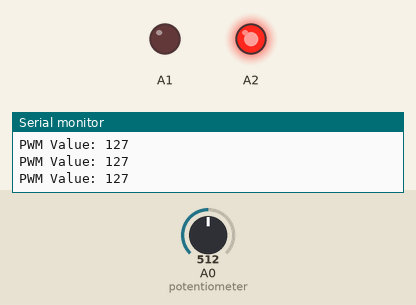
Recording of a sketch running on a simulated Arduino Nano, built with avr-gcc and run on an emulated ATmega328P. Shown: output pins drawn as LEDs (lit = HIGH), the last lines printed to the serial monitor. The inputs (shaded band) are chosen by the test bench; at power-on: A0 (potentiometer) = 512.

Above: at 1.2 s.
1.3 s: A0 (potentiometer) set to 526
At 2.4 s:
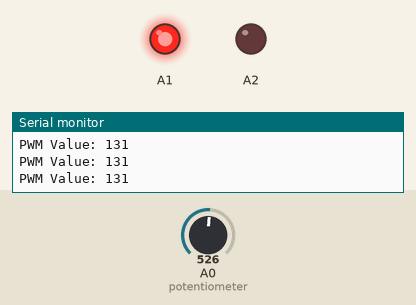
2.8 s: A0 (potentiometer) set to 511
At 3.8 s:
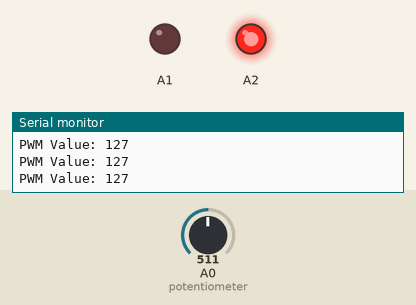
4.3 s: A0 (potentiometer) set to 716
At 5.2 s:
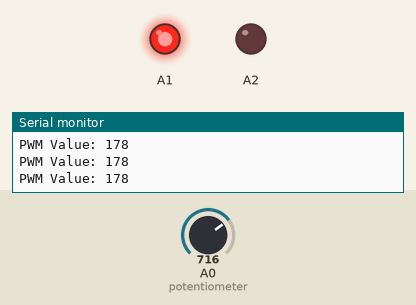
Timing chart, 0 to 7.3 s (numbered marks = the images above; inputs shaded):
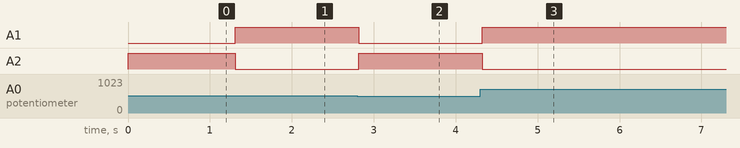

Measured:
- the behaviour switches between 513 and 514 on A0 (potentiometer) (found by bisection; images 0 and 1)
- after the input at 1.3 s, A1: LOW → HIGH at once; A2: HIGH → LOW at once
- after the input at 2.8 s, A1: HIGH → LOW at once; A2: LOW → HIGH at once
- after the input at 4.3 s, A1: LOW → HIGH at once; A2: HIGH → LOW at once

The sketch:

analog2analog.ino
```cpp
void setup() {
  Serial.begin(9600);
}

void loop() {
  int count = analogRead(A0);
  int n = map(count, 0, 1023, 0, 255);
  int reverseN = map(count, 0, 1023, 255,0);

  analogWrite(A1, n);
  analogWrite(A2, reverseN);


  int a = n;

  Serial.print("PWM Value: ");
  Serial.println(a);

  delay(100);
}
```
